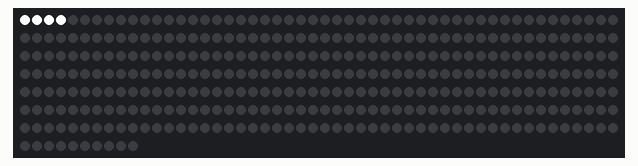
Bench run of a sketch on a simulated Arduino Uno, built for the host (arithmetic inside an expression is 32-bit, double 64-bit). On the bench: 360 RGB LEDs in strip order, left to right, continuing on the next row.

Above: at 0.24 s.
At 4.66 s:
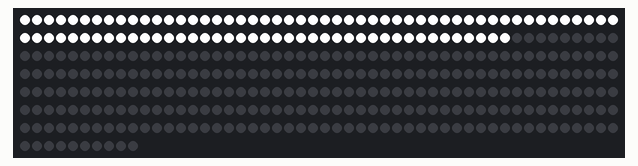
At 9.24 s:
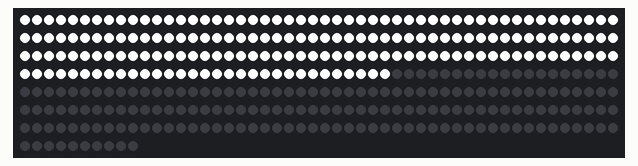
At 13.81 s:
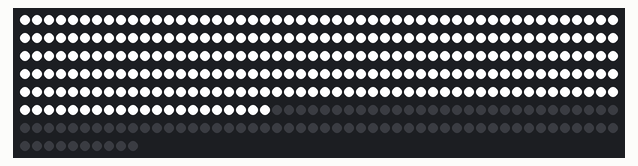
At 18.3 s:
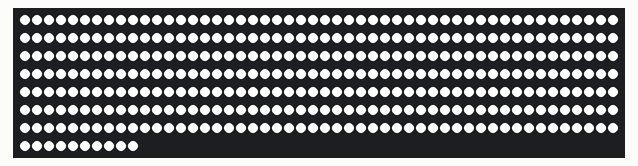

The sketch:

white_test_current_7.5.ino
```cpp
#include <FastLED.h>
#define LED_PIN     7
#define NUM_LEDS    360
CRGB leds[NUM_LEDS];
void setup() {
  FastLED.addLeds<WS2812, LED_PIN, GRB>(leds, NUM_LEDS);
}
void loop() {
  for (int i = 0; i <= 360; i++) {
    leds[i] = CRGB ( 255, 255, 255);
    FastLED.show();
    delay(40);
    }
}
```
